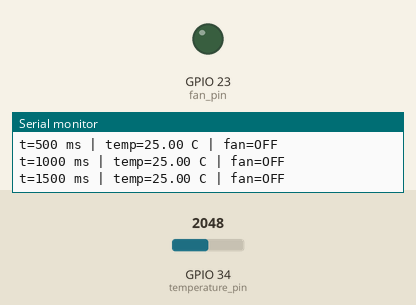
Bench run of a sketch on a simulated ESP32. Shown: output pins drawn as LEDs (lit = HIGH), the last lines printed to the serial monitor. The inputs (shaded band) are chosen by the test bench; at power-on: GPIO 34 (temperature_pin) = 2048 (analog values on the 0–4095 scale).

Above: at 1.8 s.
1.9 s: GPIO 34 (temperature_pin) set to 1889
3.4 s: GPIO 34 (temperature_pin) set to 1778
At 3.9 s:
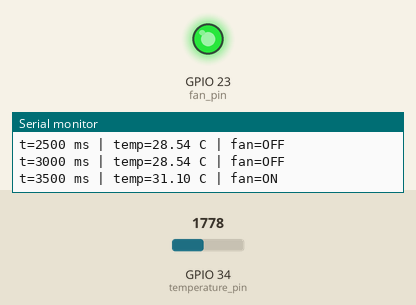
5.0 s: GPIO 34 (temperature_pin) set to 2047
At 6.2 s:
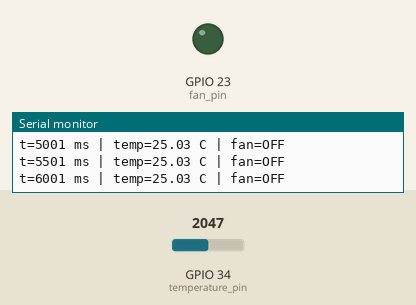
6.5 s: GPIO 34 (temperature_pin) set to 1228
At 7.5 s:
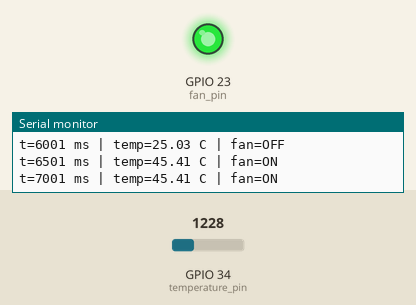
Timing chart, 0 to 9.0 s (numbered marks = the images above; inputs shaded):
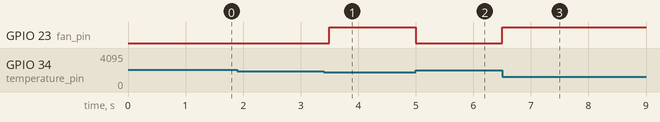

The sketch:

sketch.ino
```cpp
#include <Arduino.h>
#include "config.h"
#include "fan_controller.h"
#include "sample_timer.h"
#include "thermistor.h"

FanController fan;
SampleTimer sample_timer;

void setup() {
  Serial.begin(config::serial_baud);
  pinMode(config::fan_pin, OUTPUT);
  digitalWrite(config::fan_pin, LOW);
  pinMode(config::temperature_pin, INPUT);
  analogReadResolution(12);
  analogSetPinAttenuation(config::temperature_pin, ADC_11db);
  Serial.println("Temperature controller: sample=500ms, on>30C, off<28C");
}

void loop() {
  const std::uint32_t now_ms = millis();
  if (!sample_timer.ready(now_ms)) {
    return;
  }

  const float voltage_mv = analogReadMilliVolts(config::temperature_pin);
  const float temperature_c = temperature_from_mv(voltage_mv);
  if (!std::isfinite(temperature_c)) {
    Serial.printf("t=%lu ms | invalid sensor reading | fan=%s (unchanged)\n",
                  static_cast<unsigned long>(now_ms), fan.is_on() ? "ON" : "OFF");
    return;
  }

  const bool fan_on = fan.update(temperature_c);
  digitalWrite(config::fan_pin, fan_on ? HIGH : LOW);
  Serial.printf("t=%lu ms | temp=%.2f C | fan=%s\n",
                static_cast<unsigned long>(now_ms), temperature_c,
                fan_on ? "ON" : "OFF");
}
```

fan_controller.h
```cpp
#pragma once
#include "config.h"

class FanController {
 public:
  bool update(float temperature_c) {
    if (temperature_c > config::fan_on_c) {
      on_ = true;
    } else if (temperature_c < config::fan_off_c) {
      on_ = false;
    }
    return on_;
  }
  bool is_on() const { return on_; }

 private:
  bool on_ = false;
};
```

sample_timer.h
```cpp
#pragma once
#include <cstdint>
#include "config.h"

class SampleTimer {
 public:
  explicit SampleTimer(std::uint32_t start_ms = 0) : last_ms_(start_ms) {}
  bool ready(std::uint32_t now_ms) {
    // Unsigned subtraction also handles the millis() counter wrapping.
    if (static_cast<std::uint32_t>(now_ms - last_ms_) < config::sample_interval_ms) {
      return false;
    }
    last_ms_ = now_ms;
    return true;
  }

 private:
  std::uint32_t last_ms_;
};
```

thermistor.h
```cpp
#pragma once
#include <cmath>
#include "config.h"

inline float temperature_from_mv(float voltage_mv) {
  if (!std::isfinite(voltage_mv) || voltage_mv <= 0.0f ||
      voltage_mv >= config::supply_mv) {
    return NAN;
  }
  // Wokwi's NTC module: 10k thermistor and 10k series resistor.
  const float resistance_ratio = voltage_mv / (config::supply_mv - voltage_mv);
  const float inverse_kelvin = std::log(resistance_ratio) / config::thermistor_beta
                              + 1.0f / 298.15f;
  return 1.0f / inverse_kelvin - 273.15f;
}
```

config.h
```cpp
#pragma once
#include <cstdint>

namespace config {
constexpr std::uint8_t temperature_pin = 34;
constexpr std::uint8_t fan_pin = 23;
constexpr std::uint32_t sample_interval_ms = 500;
constexpr float fan_on_c = 30.0f;
constexpr float fan_off_c = 28.0f;
constexpr float supply_mv = 3300.0f;
constexpr float thermistor_beta = 3950.0f;
constexpr std::uint32_t serial_baud = 115200;
}
```

Measured:
- the behaviour switches between 1826 and 1825 on GPIO 34 (temperature_pin) (found by bisection; images 0 and 1)
- after the input at 3.4 s, GPIO 23 (fan_pin): LOW → HIGH after 0.10 s
- after the input at 5.0 s, GPIO 23 (fan_pin): HIGH → LOW at once
- after the input at 6.5 s, GPIO 23 (fan_pin): LOW → HIGH at once
